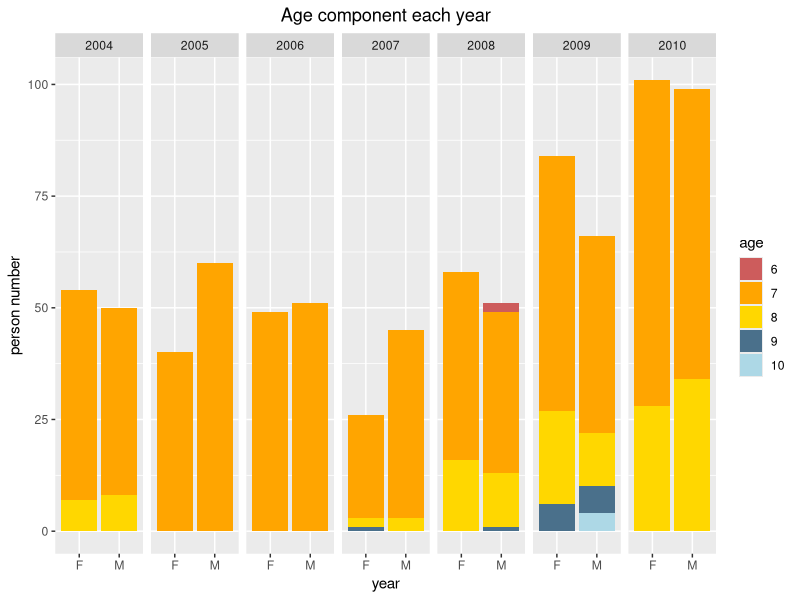

Generate this figure with R:
## ---- chunk 1
knitr::opts_chunk$set(echo = TRUE)
## ---- chunk 2
library(dplyr)
library(tidyr)
library(ggplot2)
library(reshape2)
enr_age <- read.csv('enr_by_agegrd.csv')
staff_ed <- read.csv('staff_by_ed.csv')
ent_new <- read.csv('new_entrants.csv')
schage_pop <- read.csv('schage_population.csv')
staff_qf <- read.csv('staff_by_qlf.csv')
stu_grd9 <- read.csv('Grd_0910Students.csv')
acad_grd9 <- read.csv('Grd_0910Academics.csv')
acad_12 <- read.csv("Grd1112_Academics.csv")

acad_overview <- read.csv('aca_overview.csv')

enr_age<-filter(enr_age,SCHOOL=="Addibre")
G1<-select(enr_age,starts_with("G1"),Acad_yr)
#G1F<-select(enr_age,starts_with("G1F"),Acad_yr)
G1<-arrange(G1,desc(Acad_yr))
G1$Acad_yr <-NULL 

rownames(G1)<-(2004:2010)
G1<-as.table(t(G1))

dat2 <- filter(melt(G1),value!=0)
sex1<-substr(dat2$Var1,3,3)
age1<-substr(dat2$Var1,4,5)
dat2<-cbind(dat2,sex1,age1)
dat2$age1 <- as.numeric(as.character(dat2$age1))
ggplot(dat2, aes(x=sex1, y=value, fill=factor(age1))) + geom_bar(stat="identity") +labs(x="year",y="person number",fill="age",title="Age component each year")+
scale_fill_manual(values=c("indianred", "orange", "gold","skyblue4","light blue","blue"))+theme(plot.title = element_text(hjust = 0.5))+facet_grid(.~Var2)
## ---- chunk 3
###3academics
acad_overview <- read.csv('aca_overview.csv')
